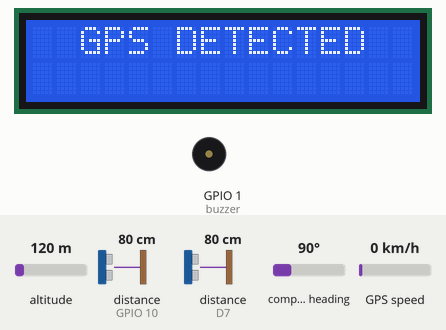
The sketch below on a simulated ESP8266 (NodeMCU). Shown: 16×2 character LCD, buzzer (waves = sounding, pin HIGH). Wiring (inferred from the names in the program): 2 × ultrasonic range finder: trigger D6, echo D7 / trigger D8, echo GPIO 10. The inputs (shaded band) are chosen by the test bench; at power-on: distance to the obstacle (sensors on GPIO 10, D7) 80 cm, altitude 120 m, compass heading 90°, GPS speed 0 km/h. The echo pulse lasts 58.3 µs per cm; WiFi joins after 1.5 s; servers stay silent unless stated; uploads are accepted with an empty reply; the GPS gets a fix after 3 s at 37.7749, -122.4194 with 8 satellites; pins used as bus, display or sensor lines are not drawn; what the sketch prints to the serial monitor is not drawn.

Above: at 4.6 s.
At 12.2 s:
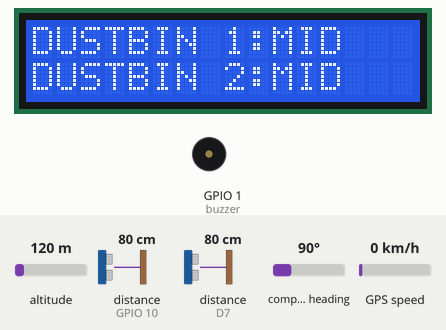
12.3 s: distance to the obstacle (sensor on GPIO 10) set to 23 cm
14.0 s: distance to the obstacle (sensor on GPIO 10) set to 18 cm
At 17.5 s:
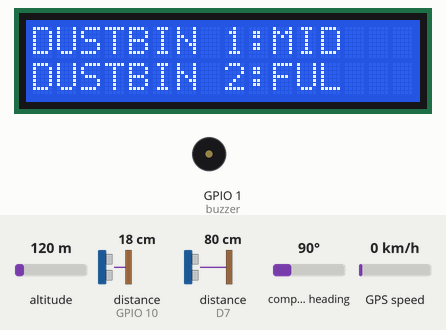
19.4 s: distance to the obstacle (sensor on D7) set to 23 cm
23.4 s: distance to the obstacle (sensor on D7) set to 18 cm
At 26.3 s:
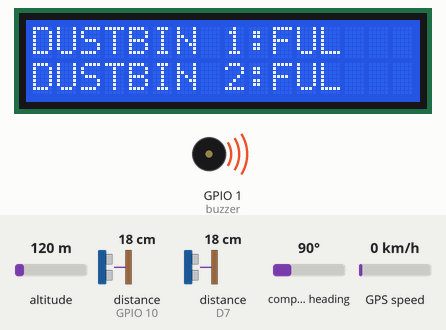
28.8 s: distance to the obstacle (sensor on D7) set to 120 cm
At 33.6 s:
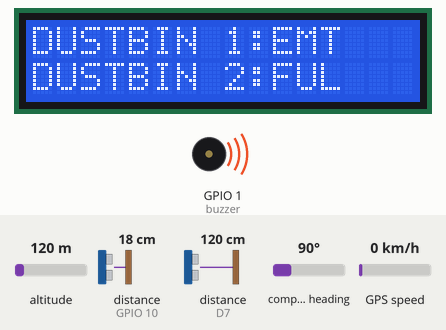
34.2 s: distance to the obstacle (sensor on GPIO 10) set to 35 cm
At 37.8 s:
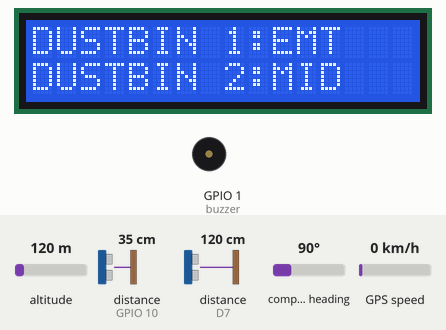
Timing chart, 0 to 39.2 s (numbered marks = the images above; inputs shaded):
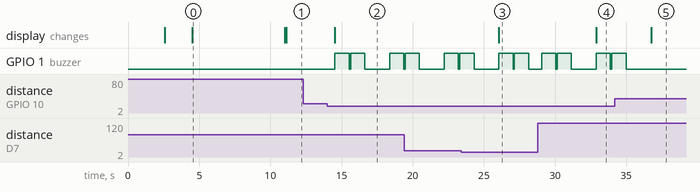

The sketch:

garbage_monitoring_with_gps.ino
```cpp
//Viral science www.youtube.com/c/viralscience
//FireFighter Truck
// http://projectsiot.xyz/IoTProjects/FireRobot/fireupload.php?a=Y&b=Y
// http://projectsiot.xyz/IoTProjects/FireRobot/firestatus.php

#include <ESP8266WiFi.h>
#include <ESP8266HTTPClient.h>
#include <TinyGPS++.h>

#include <LiquidCrystal.h>
#include <String.h>
TinyGPSPlus gps;
#define ss Serial

// WiFi parameters to be configured
const char* ssid = "project12"; // Hoofdlettergevoelig
const char* password = "project123456"; // Hoofdlettergevoelig
String a = "http://sms.scubedigi.com/api.php?username=Mydreamacd&password=Mydre@m123&to=7680833470&from=MYDREM&message=";
String msg = "\0";
String r = "http://projectsiot.xyz/IoTProjects/GarbageMonitoring/upload.php?a=";
String rs = "\0";
String BIN1 = "\0";
String BIN2 = "\0";
int alc;

LiquidCrystal lcd (D0,D1,D2,D3,D4,D5);
#define trigPin D6
#define echoPin D7
#define trigPin1 D8
#define echoPin1 10


#define buzzer 1//RX

long duration, distance,duration1,distance1;

unsigned int obstacle = 0;
unsigned int fire = 0;
/*
void forward ()
{
  digitalWrite(m11, HIGH);
  digitalWrite(m12, LOW);
  digitalWrite(m21, HIGH);
  digitalWrite(m22, LOW);
  delay(10);
}

void backward ()
{
  digitalWrite(m12, HIGH);
  digitalWrite(m11, LOW);
  digitalWrite(m22, HIGH);
  digitalWrite(m21, LOW);
  delay(10);
}
void left ()
{
  digitalWrite(m12, LOW);
  digitalWrite(m11, HIGH);
  digitalWrite(m21, LOW);
  digitalWrite(m22, HIGH);
  delay(10);
}

void right ()
{

  digitalWrite(m11, LOW);
  digitalWrite(m12, HIGH);
  digitalWrite(m21, HIGH);
  digitalWrite(m22, LOW);
  delay(10);
}
void stopp ()
{
  digitalWrite(m12, LOW);
  digitalWrite(m11, LOW);
  digitalWrite(m22, LOW);
  digitalWrite(m21, LOW);
  delay(10);
}
*/
void beep ()
{
  digitalWrite(buzzer,HIGH); delay(1000);
  digitalWrite(buzzer,LOW); delay(100);
}

void setup() {
  Serial.begin(9600);
  Serial.println("power up");
  pinMode(trigPin, OUTPUT);
  pinMode(echoPin, INPUT);
pinMode(trigPin1, OUTPUT);
  pinMode(echoPin1, INPUT);


//pinMode (rled,OUTPUT);
//pinMode (gled,OUTPUT);

//pinMode (m11,OUTPUT);
//pinMode (m12,OUTPUT);
//pinMode (m21,OUTPUT);
//pinMode (m22,OUTPUT);
//pinMode (fire_sensor,INPUT);
//pinMode (obstacle_sensor,INPUT);
//pinMode (relay,OUTPUT);
pinMode (buzzer,OUTPUT);
lcd.begin(16, 2);
  lcd.clear();
  lcd.setCursor(0, 0);
  lcd.print("*IOT BSD GARBAGE ***");
  lcd.setCursor( 0, 1);
  lcd.print("MONITORING SYSTEM ");
  delay(2500);

lcd.clear();
lcd.setCursor(0,0);
        lcd.print("CONNECTING--TO");
        lcd.setCursor( 2,1);
         lcd.print(ssid);
         delay(100);

Serial.print("Bezig met verbinden");
  WiFi.begin(ssid, password); // Connect to WiFi

  // while wifi not connected yet, print '.'
  // then after it connected, get out of the loop
  while (WiFi.status() != WL_CONNECTED) {
     delay(500);
     Serial.print(".");
  }

  // Verbonden.
  Serial.println("OK!");

  // Access Point (SSID).
  Serial.print("SSID: ");
  Serial.println(WiFi.SSID());

  // IP adres.
  Serial.print("IP: ");
  Serial.println(WiFi.localIP());
Serial.println("state---------------1");
  // Signaalsterkte.
  long rssi = WiFi.RSSI();
  Serial.print("Signaal sterkte (RSSI): ");
  Serial.print(rssi);
  Serial.println(" dBm");
  Serial.println("");


Serial.print("A = "); Serial.println("http://projectsiot.xyz/IoTProjects/HealthCare/healthupload.php?a=U&b=86&c=L");


if(WiFi.status()== WL_CONNECTED){ //Check WiFi connection status

    HTTPClient http; //Declare an object of class HTTPClient

  http.begin("http://projectsiot.xyz/IoTProjects/GarbageMonitoring/upload.php?a=U");

int httpCode = http.GET(); //Send the request
    if (httpCode > 0) { //Check the returning code
      String payload = http.getString(); //Get the request response payload
      Serial.println(payload); //Print the response payload
    }
    http.end(); //Close connection

  lcd.clear();

  lcd.setCursor(0, 0);
  lcd.print("  GPS DETECTED       ");
  lcd.setCursor( 0, 1);
  lcd.print("                  ");

   delay(1500);

delay(5000);

  lcd.setCursor(0, 0);
  lcd.print("DUSTBIN 1:");
  lcd.setCursor( 0, 1);
  lcd.print("DUSTBIN 2:");
}

}


void loop()
{
  if (ss.available() > 0)
    if (gps.encode(ss.read()))
      displayInfo();

   if (millis() > 5000 && gps.charsProcessed() < 10)
  {
    Serial.println(F("No GPS detected: check wiring."));
   // while(true);

  }
  lcd.setCursor(0, 0);
  lcd.print("DUSTBIN 1:");
  lcd.setCursor( 0, 1);
  lcd.print("DUSTBIN 2:");

//obstacle = digitalRead(obstacle_sensor);
//fire = digitalRead(fire_sensor);
digitalWrite(trigPin, LOW);
delayMicroseconds(2);
digitalWrite(trigPin, HIGH);
delayMicroseconds(10);
digitalWrite(trigPin, LOW);
duration = pulseIn(echoPin, HIGH);
distance= duration*0.034/2;
Serial.print("Distance: ");
Serial.println(distance);
delay(50);
Serial.print(F("distance = ")); Serial.println(distance);
//Serial.print(F("obstacle = ")); Serial.println(obstacle);
digitalWrite(trigPin1, LOW);
delayMicroseconds(2);
digitalWrite(trigPin1, HIGH);
delayMicroseconds(10);
digitalWrite(trigPin1, LOW);
duration1 = pulseIn(echoPin1, HIGH);
distance1= duration1*0.034/2;
Serial.print("Distance: ");
Serial.println(distance1);
delay(50);
Serial.print(F("distance1 = ")); Serial.println(distance1);

if(distance>100)
{

  lcd.setCursor(10, 0);
  lcd.print("EMT     ");
  BIN1="EMPTY";
}
else if(distance<100&&distance>20)
{

  lcd.setCursor(10, 0);
  lcd.print("MID    ");
  BIN1="MIDIUM";
}
else if(distance<20)
{

  lcd.setCursor(10, 0);
  lcd.print("FUL    ");
  BIN1="FULL";
  beep();
  beep();
  msg = a+"BIN1--FULL%20AT%0ALAT:17.486962%0ALAN:78.656826";
  sendsms ();
}

if(distance1>100)
{

  lcd.setCursor(10, 1);
  lcd.print("EMT     ");
  BIN2="EMPTY";
}
else if(distance1<100&&distance1>20)
{

  lcd.setCursor(10, 1);
  lcd.print("MID       ");
  BIN2="MEDIUM";
}
else if(distance1<20)
{

  lcd.setCursor(10, 1);
  lcd.print("FUL     ");
  BIN2="FULL";
  beep();
  beep();

  msg = a+"BIN2--FULL%20AT%0A%0ALAT:17.486962%0ALAN:78.656826";
  sendsms ();

}

rs = r+BIN1+"&b="+BIN2;
  send2server ();

} // LOOP

void send2server ()
{
Serial.print("rs = "); Serial.println(rs);
if(WiFi.status()== WL_CONNECTED){ //Check WiFi connection status

    HTTPClient http; //Declare an object of class HTTPClient
 http.begin(rs);

int httpCode = http.GET(); //Send the request
    if (httpCode > 0) { //Check the returning code
      String payload = http.getString(); //Get the request response payload
      Serial.println(payload); //Print the response payload
    }
    http.end(); //Close connection

delay(500);
}
}
void sendsms ()
{
Serial.print("msg = "); Serial.println(msg);
if(WiFi.status()== WL_CONNECTED){ //Check WiFi connection status

    HTTPClient http; //Declare an object of class HTTPClient
 http.begin(msg);

int httpCode = http.GET(); //Send the request
    if (httpCode > 0) { //Check the returning code
      String payload = http.getString(); //Get the request response payload
      Serial.println(payload); //Print the response payload
    }
    http.end(); //Close connection

delay(500);
}
}


void displayInfo()
{
  Serial.print(F("Location: "));
  if (gps.location.isValid())
  {
    Serial.print(gps.location.lat(), 6);
    Serial.print(F(","));
    Serial.print(gps.location.lng(), 6);
    delay(700);
  }
  else
  {
    Serial.print(F("INVALID"));
    delay(2000);
  }

  Serial.println();
}
```

Measured:
- the behaviour switches between 21 and 20 cm on distance to the obstacle (sensor on GPIO 10) (found by bisection; images 1 and 2)
- the behaviour switches between 21 and 20 cm on distance to the obstacle (sensor on D7) (found by bisection; images 2 and 3)
- after the input at 12.3 s, every drawn part: stays the same
- after the input at 14.0 s, GPIO 1 (buzzer): goes HIGH 1.0 s, LOW 0.10 s, HIGH 1.0 s, LOW 1.7 s, HIGH 1.0 s, then LOW, starting after 0.53 s; the display: changes after 0.53 s (image 2)
- after the input at 23.4 s, the display: changes after 2.6 s (image 3)
- after the input at 28.8 s, the display: changes after 4.1 s (image 4)
- after the input at 34.2 s, GPIO 1 (buzzer): goes on until 35.0 s, then stays LOW; the display: changes after 2.6 s (image 5)
- what the display in image 0 shows lasts 6.5 s, from 4.5 s to 11.0 s
